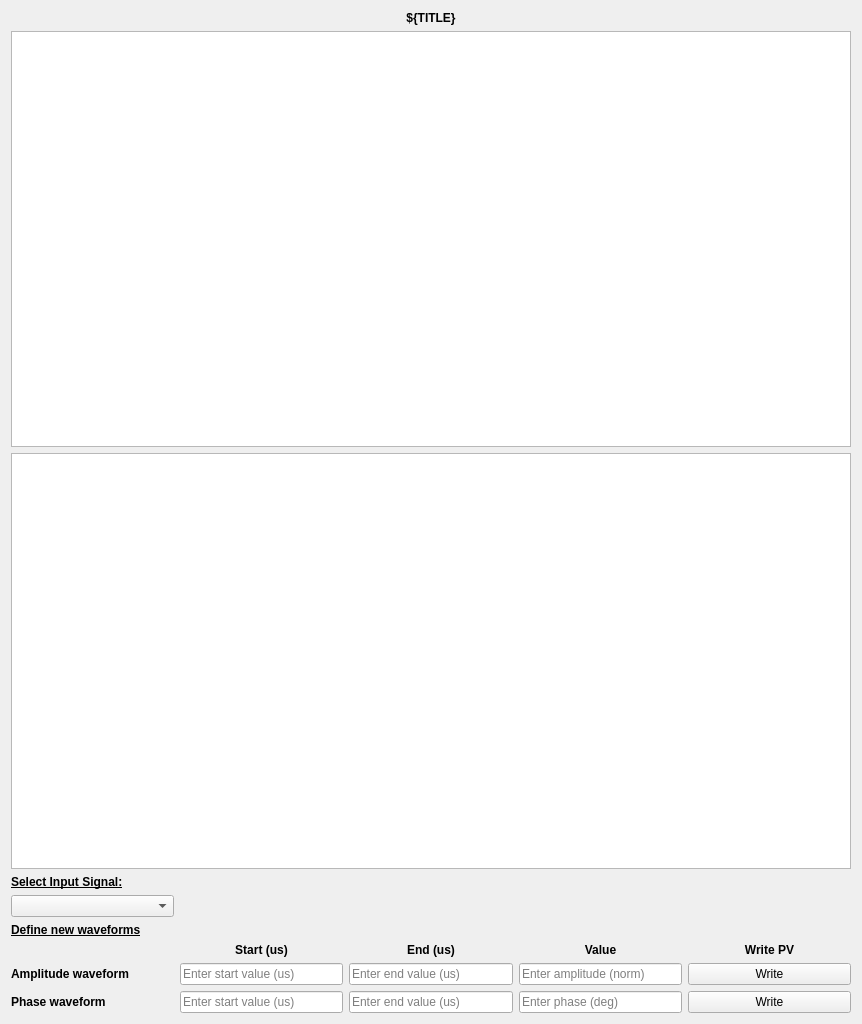
<?xml version="1.0" encoding="UTF-8"?>
<ui version="4.0">
 <class>Form</class>
 <widget class="QWidget" name="Form">
  <property name="geometry">
   <rect>
    <x>0</x>
    <y>0</y>
    <width>862</width>
    <height>1024</height>
   </rect>
  </property>
  <property name="windowTitle">
   <string>${TITLE} - ${DEV}</string>
  </property>
  <layout class="QVBoxLayout" name="verticalLayout">
   <item>
    <layout class="QGridLayout" name="gridLayout">
     <item row="10" column="4">
      <widget class="QPushButton" name="write_amplitude">
       <property name="text">
        <string>Write</string>
       </property>
      </widget>
     </item>
     <item row="9" column="1">
      <widget class="QLabel" name="label_4">
       <property name="font">
        <font>
         <weight>75</weight>
         <bold>true</bold>
        </font>
       </property>
       <property name="text">
        <string>Start (us)</string>
       </property>
       <property name="alignment">
        <set>Qt::AlignCenter</set>
       </property>
      </widget>
     </item>
     <item row="6" column="0">
      <widget class="QLabel" name="label_2">
       <property name="font">
        <font>
         <weight>75</weight>
         <bold>true</bold>
         <underline>true</underline>
        </font>
       </property>
       <property name="text">
        <string>Select Input Signal:</string>
       </property>
      </widget>
     </item>
     <item row="11" column="0">
      <widget class="QLabel" name="label_7">
       <property name="font">
        <font>
         <weight>75</weight>
         <bold>true</bold>
        </font>
       </property>
       <property name="text">
        <string>Phase waveform</string>
       </property>
      </widget>
     </item>
     <item row="8" column="0">
      <widget class="QLabel" name="label_3">
       <property name="font">
        <font>
         <weight>75</weight>
         <bold>true</bold>
         <underline>true</underline>
        </font>
       </property>
       <property name="text">
        <string>Define new waveforms</string>
       </property>
      </widget>
     </item>
     <item row="11" column="4">
      <widget class="QPushButton" name="write_phase">
       <property name="text">
        <string>Write</string>
       </property>
      </widget>
     </item>
     <item row="11" column="2">
      <widget class="QLineEdit" name="phase_end">
       <property name="styleSheet">
        <string notr="true"/>
       </property>
       <property name="placeholderText">
        <string>Enter end value (us)</string>
       </property>
      </widget>
     </item>
     <item row="0" column="0" colspan="5">
      <widget class="QLabel" name="label">
       <property name="font">
        <font>
         <weight>75</weight>
         <bold>true</bold>
        </font>
       </property>
       <property name="text">
        <string>${TITLE}</string>
       </property>
       <property name="alignment">
        <set>Qt::AlignCenter</set>
       </property>
      </widget>
     </item>
     <item row="9" column="4">
      <widget class="QLabel" name="label_8">
       <property name="font">
        <font>
         <weight>75</weight>
         <bold>true</bold>
        </font>
       </property>
       <property name="text">
        <string>Write PV</string>
       </property>
       <property name="alignment">
        <set>Qt::AlignCenter</set>
       </property>
      </widget>
     </item>
     <item row="1" column="0" colspan="5">
      <widget class="PyDMWaveformPlot" name="amplitude_plot">
       <property name="sizePolicy">
        <sizepolicy hsizetype="Expanding" vsizetype="Expanding">
         <horstretch>1</horstretch>
         <verstretch>1</verstretch>
        </sizepolicy>
       </property>
       <property name="toolTip">
        <string/>
       </property>
       <property name="showXGrid">
        <bool>true</bool>
       </property>
       <property name="showYGrid">
        <bool>true</bool>
       </property>
       <property name="backgroundColor">
        <color>
         <red>0</red>
         <green>0</green>
         <blue>0</blue>
        </color>
       </property>
       <property name="axisColor">
        <color>
         <red>222</red>
         <green>222</green>
         <blue>222</blue>
        </color>
       </property>
       <property name="yAxes">
        <stringlist/>
       </property>
       <property name="title" stdset="0">
        <string>Average Window ${N} - Amplitude</string>
       </property>
       <property name="xLabels">
        <stringlist>
         <string>Time (us)</string>
        </stringlist>
       </property>
       <property name="showLegend">
        <bool>true</bool>
       </property>
       <property name="curves">
        <stringlist/>
       </property>
       <property name="yLabels" stdset="0">
        <stringlist>
         <string>Amplitude (norm)</string>
        </stringlist>
       </property>
      </widget>
     </item>
     <item row="10" column="1">
      <widget class="QLineEdit" name="amplitude_start">
       <property name="styleSheet">
        <string notr="true"/>
       </property>
       <property name="placeholderText">
        <string>Enter start value (us)</string>
       </property>
      </widget>
     </item>
     <item row="10" column="2">
      <widget class="QLineEdit" name="amplitude_end">
       <property name="styleSheet">
        <string notr="true"/>
       </property>
       <property name="placeholderText">
        <string>Enter end value (us)</string>
       </property>
      </widget>
     </item>
     <item row="7" column="0">
      <widget class="QComboBox" name="input_selection">
       <property name="maximumSize">
        <size>
         <width>200</width>
         <height>16777215</height>
        </size>
       </property>
      </widget>
     </item>
     <item row="11" column="1">
      <widget class="QLineEdit" name="phase_start">
       <property name="styleSheet">
        <string notr="true"/>
       </property>
       <property name="placeholderText">
        <string>Enter start value (us)</string>
       </property>
      </widget>
     </item>
     <item row="5" column="0" colspan="5">
      <widget class="PyDMWaveformPlot" name="phase_plot">
       <property name="sizePolicy">
        <sizepolicy hsizetype="Expanding" vsizetype="Expanding">
         <horstretch>1</horstretch>
         <verstretch>1</verstretch>
        </sizepolicy>
       </property>
       <property name="toolTip">
        <string/>
       </property>
       <property name="showXGrid">
        <bool>true</bool>
       </property>
       <property name="showYGrid">
        <bool>true</bool>
       </property>
       <property name="backgroundColor">
        <color>
         <red>0</red>
         <green>0</green>
         <blue>0</blue>
        </color>
       </property>
       <property name="axisColor">
        <color>
         <red>222</red>
         <green>222</green>
         <blue>222</blue>
        </color>
       </property>
       <property name="yAxes">
        <stringlist/>
       </property>
       <property name="title" stdset="0">
        <string>Average Window ${N} - Phase</string>
       </property>
       <property name="xLabels">
        <stringlist>
         <string>Time (us)</string>
        </stringlist>
       </property>
       <property name="showLegend">
        <bool>true</bool>
       </property>
       <property name="curves">
        <stringlist/>
       </property>
       <property name="yLabels" stdset="0">
        <stringlist>
         <string>Phase (deg)</string>
        </stringlist>
       </property>
      </widget>
     </item>
     <item row="10" column="0">
      <widget class="QLabel" name="label_6">
       <property name="font">
        <font>
         <weight>75</weight>
         <bold>true</bold>
        </font>
       </property>
       <property name="text">
        <string>Amplitude waveform</string>
       </property>
      </widget>
     </item>
     <item row="9" column="2">
      <widget class="QLabel" name="label_5">
       <property name="font">
        <font>
         <weight>75</weight>
         <bold>true</bold>
        </font>
       </property>
       <property name="text">
        <string>End (us)</string>
       </property>
       <property name="alignment">
        <set>Qt::AlignCenter</set>
       </property>
      </widget>
     </item>
     <item row="9" column="3">
      <widget class="QLabel" name="label_9">
       <property name="font">
        <font>
         <weight>75</weight>
         <bold>true</bold>
        </font>
       </property>
       <property name="text">
        <string>Value</string>
       </property>
       <property name="alignment">
        <set>Qt::AlignCenter</set>
       </property>
      </widget>
     </item>
     <item row="10" column="3">
      <widget class="QLineEdit" name="amplitude_value">
       <property name="styleSheet">
        <string notr="true"/>
       </property>
       <property name="placeholderText">
        <string>Enter amplitude (norm)</string>
       </property>
      </widget>
     </item>
     <item row="11" column="3">
      <widget class="QLineEdit" name="phase_value">
       <property name="styleSheet">
        <string notr="true"/>
       </property>
       <property name="placeholderText">
        <string>Enter phase (deg)</string>
       </property>
      </widget>
     </item>
    </layout>
   </item>
  </layout>
 </widget>
 <customwidgets>
  <customwidget>
   <class>PyDMWaveformPlot</class>
   <extends>QGraphicsView</extends>
   <header>pydm.widgets.waveformplot</header>
  </customwidget>
 </customwidgets>
 <resources/>
 <connections/>
</ui>
